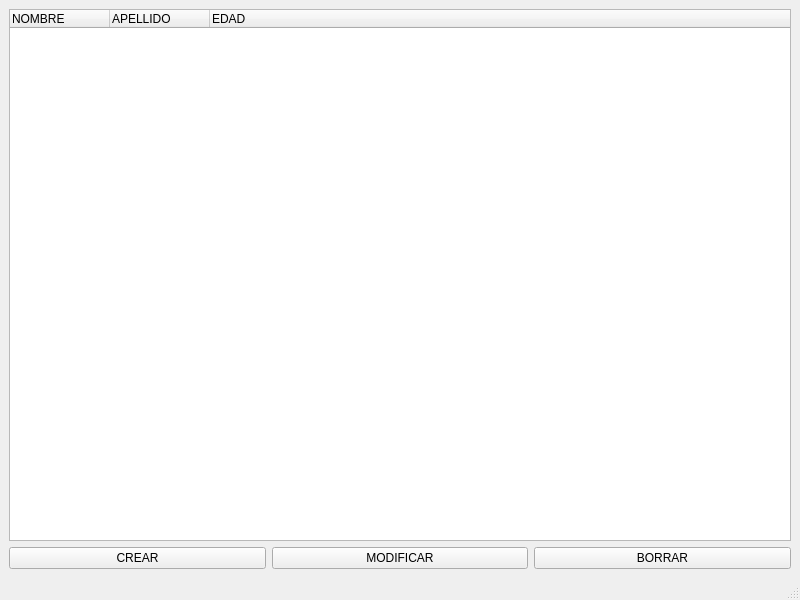
<?xml version="1.0" encoding="UTF-8"?>
<ui version="4.0">
 <class>MainWindow</class>
 <widget class="QMainWindow" name="MainWindow">
  <property name="geometry">
   <rect>
    <x>0</x>
    <y>0</y>
    <width>800</width>
    <height>600</height>
   </rect>
  </property>
  <property name="windowTitle">
   <string>MainWindow</string>
  </property>
  <widget class="QWidget" name="centralwidget">
   <layout class="QVBoxLayout" name="verticalLayout_2">
    <item>
     <widget class="QTreeWidget" name="treeWidget">
      <column>
       <property name="text">
        <string>NOMBRE</string>
       </property>
      </column>
      <column>
       <property name="text">
        <string>APELLIDO</string>
       </property>
      </column>
      <column>
       <property name="text">
        <string>EDAD</string>
       </property>
      </column>
     </widget>
    </item>
    <item>
     <layout class="QHBoxLayout" name="horizontalLayout">
      <item>
       <widget class="QPushButton" name="pushButton_Crear">
        <property name="text">
         <string>CREAR</string>
        </property>
       </widget>
      </item>
      <item>
       <widget class="QPushButton" name="pushButton_Modificar">
        <property name="text">
         <string>MODIFICAR</string>
        </property>
       </widget>
      </item>
      <item>
       <widget class="QPushButton" name="pushButton_Borrar">
        <property name="text">
         <string>BORRAR</string>
        </property>
       </widget>
      </item>
     </layout>
    </item>
   </layout>
  </widget>
  <widget class="QMenuBar" name="menubar">
   <property name="geometry">
    <rect>
     <x>0</x>
     <y>0</y>
     <width>800</width>
     <height>22</height>
    </rect>
   </property>
  </widget>
  <widget class="QStatusBar" name="statusbar"/>
 </widget>
 <resources/>
 <connections/>
</ui>
